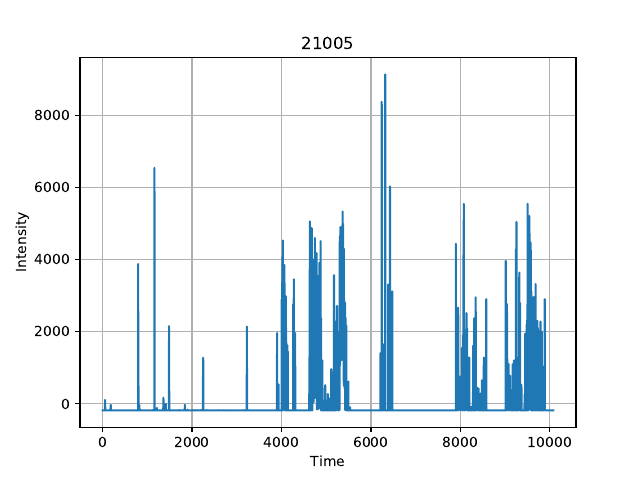

This figure's Python source:
import numpy as np
import pandas as pd
from statsmodels.tsa.stattools import acf
from scipy.stats import kendalltau
from scipy.linalg import toeplitz, hankel
from matplotlib.backends.backend_pdf import PdfPages
import matplotlib.pyplot as plt

rdr = pd.read_csv("paxraw.csv.gz", error_bad_lines=False, chunksize=24*60*7)

# Number of autocorrelation lags to compute
nlags = 60*24

pdf = PdfPages("ssa_components.pdf")

results = []

def process(df, tau):

    if tau:
        x = df.PAXINTEN
        a = np.zeros(nlags+1)
        a[0] = 1
        for l in range(1, nlags+1):
            a[l] = kendalltau(x[0:-l], x[l:]).correlation
    else:
        a = acf(df.PAXINTEN, nlags=nlags, fft=True)

    if np.isnan(a).any():
        eiv = np.nan*np.ones(len(a))
    else:
        c = toeplitz(a)
        eiv, eig = np.linalg.eigh(c)
        ii = np.argsort(-eiv)
        eiv = eiv[ii]
        eig = eig[:, ii]

    y = df.PAXINTEN.values
    y = y - y.mean()

    # Get the component corresponding to each
    # singular value.
    xm = hankel(y)[:, 0:nlags+1]
    s = np.sqrt(eiv)
    u = np.dot(xm, eig) / s

    if not tau:
        plt.clf()
        plt.grid(True)
        plt.plot(y)
        plt.xlabel("Time")
        plt.ylabel("Intensity")
        plt.title(df.SEQN.iloc[0])
        pdf.savefig()

    # Plot the components
    plt.clf()
    plt.grid(True)
    for j in 0, 1, 2:
        plt.plot(u[:, j], label=str(j+1))
    ha, lb = plt.gca().get_legend_handles_labels()
    leg = plt.figlegend(ha, lb, "center right")
    leg.draw_frame(False)
    if tau:
        plt.title(str(df.SEQN.iloc[0]) + " (tau)")
    else:
        plt.title(df.SEQN.iloc[0])
    plt.xlabel("Time")
    plt.ylabel("Loading")
    pdf.savefig()

    # Plot the coefficients
    plt.clf()
    plt.grid(True)
    for j in 0, 1, 2:
        plt.plot(eig[:, j], label=str(j+1))
    ha, lb = plt.gca().get_legend_handles_labels()
    leg = plt.figlegend(ha, lb, "center right")
    leg.draw_frame(False)
    if tau:
        plt.title(str(df.SEQN.iloc[0]) + " (tau)")
    else:
        plt.title(df.SEQN.iloc[0])
    plt.xlabel("Time")
    plt.ylabel("Coefficient")
    pdf.savefig()

    eiv = np.concatenate(([df.SEQN.iloc[0]], eiv))
    results.append(eiv)


chunks = []
nsubject = 0
while True:

    try:
        df1 = rdr.get_chunk()
    except StopIteration:
        break

    for idx, v in df1.groupby("SEQN"):
        chunks.append((idx, v))

    ids = [x[0] for x in chunks]

    if len(set(ids)) > 1:
        # z contains complete data for one subject and is
        # ready to process
        z = [x[1] for x in chunks if x[0] == ids[0]]
        chunks = [x for x in chunks if x[0] != ids[0]]
    else:
        continue

    z = pd.concat(z, axis=0)

    for tau in False, True:
        process(z, tau)

    nsubject += 1
    if nsubject % 10 == 0:
        print(nsubject)

    if nsubject > 20:
        break

pdf.close()